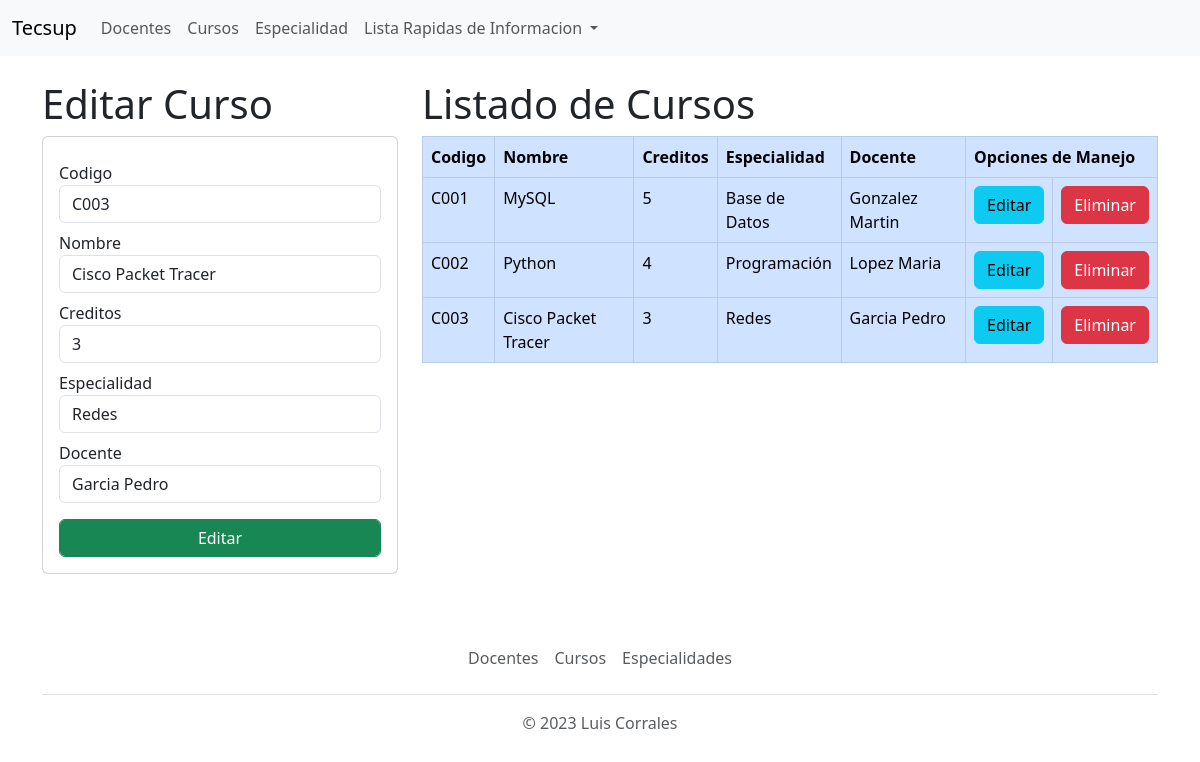
Page /editarcurso/C003 (signed in) on the earlier database version.
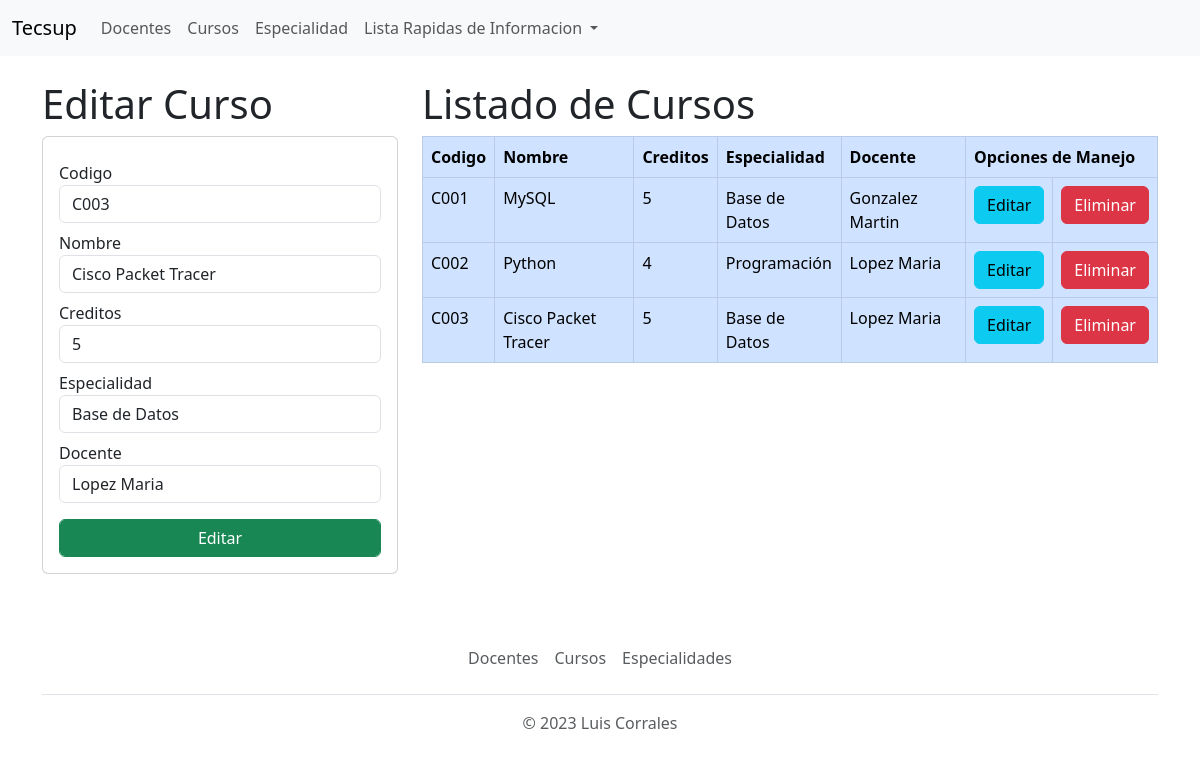
Same page on the later database version.
### Aplicaciones/Academico/models.py (models this page shows, shortened)
class Curso(models.Model):
    codigo = models.CharField(primary_key=True, max_length=6)
    nombre = models.CharField(max_length=50)
    creditos = models.PositiveIntegerField()
    especialidad = models.ForeignKey(Especialidad, on_delete=models.CASCADE)
    docente = models.ForeignKey(Docente, on_delete=models.CASCADE)

class Especialidad(models.Model):
    idEspecialidad = models.CharField(primary_key=True, max_length=6)
    nombre = models.CharField(max_length=50)
    descripcion = models.CharField(max_length=200)
    def __str__(self):
        return self.nombre

class Docente(models.Model):
    idDocente = models.CharField(primary_key=True, max_length=6)
    apellido = models.CharField(max_length=50)
    nombre = models.CharField(max_length=50)
    fingreso = models.DateField()
    dni = models.CharField(max_length=8)
    telefono = models.CharField(max_length=9)
    def __str__(self):
        return self.apellido + ' ' + self.nombre

### Aplicaciones/Academico/views.py (the view)
# urls.py: path('editarcurso/<codigo>', views.editarcurso, name='editarcurso'),
@login_required(login_url='Academico:login')
def editarcurso (request, codigo):
    cursoselec = Curso.objects.get(codigo=codigo)
    especialidadesListado = Especialidad.objects.all()
    docentesListado = Docente.objects.all()
    cursosListado = Curso.objects.all()
    context = {'cursoselec': cursoselec, 'especialidades': especialidadesListado, 'docentes': docentesListado, 'cursos': cursosListado}
    return render(request, 'EditarCurso.html', context)

### Aplicaciones/Academico/Templates/EditarCurso.html (shortened to what the changed rows need)
{%extends 'base.html'%}
{%block body%}
<div class="row">
    <div class="col-sm-12 col-md-6 col-lg-4 col-xl-4">
        <h1>Editar Curso</h1>
        <div class="card">
            <div class="card-body">
                <form action="/actualizarcurso" method="POST">
                    <div class="form-group mt-2">
                        <label for="txtcodigo">Codigo</label>
                        <input type="text" name="txtcodigo" class="form-control" value="{{cursoselec.codigo}}" required>
                    </div>
                    <div class="form-group mt-2">
                        <label for="txtnombre">Nombre</label>
                        <input type="text" name="txtnombre" class="form-control" value="{{cursoselec.nombre}}" required>
                    </div>
                    <div class="form-group mt-2">
                        <label for="numCreditos">Creditos</label>
                        <input type="number" name="numCreditos" class="form-control" value="{{cursoselec.creditos}}" required>
                    </div>
                    <div class="form-group mt-2">
                        <label for="seEspecialidad">Especialidad</label>
                        <select name="seEspecialidad" class="form-control" required>
                            {%for especialidad in especialidades%}
                                {%if especialidad.idEspecialidad == cursoselec.especialidad_id%}
                                    <option selected="selected" value="{{especialidad.idEspecialidad}}" selected>{{especialidad.nombre}}</option>
                                {%else%}
                                    <option value="{{especialidad.idEspecialidad}}">{{especialidad.nombre}}</option>
                                {%endif%}
                            {%endfor%}
                        </select>
                    </div>
                    <div class="form-group mt-2">
                        <label for="seDocente">Docente</label>
                        <select name="seDocente" class="form-control" required>
                            {%for docente in docentes%}
                                {%if docente.idDocente == cursoselec.docente_id%}
                                    <option selected="selected" value="{{docente.idDocente}}" selected>{{docente.apellido}} {{docente.nombre}}</option>
                                {%else%}
                                    <option value="{{docente.idDocente}}">{{docente.apellido}} {{docente.nombre}}</option>
                                {%endif%}
                            {%endfor%}
                        </select>
                    </div>
                </form>
            </div>
        </div>
    </div>
    <div class="col-sm-12 col-md-6 col-lg-8 col-xl-8">
        <h1>Listado de Cursos</h1>
        <div class = "table-respnsive py2">
            <table class="table table-hover table-bordered table-primary">
                <thead>
                    <tr>
                        <th>Codigo</th>
                        <th>Nombre</th>
                        <th>Creditos</th>
                        <th>Especialidad</th>
                        <th>Docente</th>
                        <th colspan="2">Opciones de Manejo</th>
                    </tr>
                </thead>
                <tbody>
                    {%for curso in cursos%}
                        <tr>
                            <td>{{curso.codigo}}</td>
                            <td>{{curso.nombre}}</td>
                            <td>{{curso.creditos}}</td>
                            <td>{{curso.especialidad}}</td>
                            <td>{{curso.docente}}</td>
                            <td><a href="{% url 'Academico:editarcurso' curso.codigo %}" class="btn btn-info">Editar</a></td>
                            <td><a href="{% url 'Academico:eliminarcurso' curso.codigo %}" class="btn btn-danger">Eliminar</a></td>
                        </tr>
                    {%endfor%}
                </tbody>
            </table>
        </div>
    </div>
</div>
{%endblock%}

Differences in the rows shown:
changed Curso "Cisco Packet Tracer": numCreditos "3" → "5"; creditos "3" → "5"; especialidad "Redes" → "Base de Datos"; docente "Garcia Pedro" → "Lopez Maria"
Other differences:
form field seEspecialidad: "Redes" → "Base de Datos"
form field seDocente: "Garcia Pedro" → "Lopez Maria"
